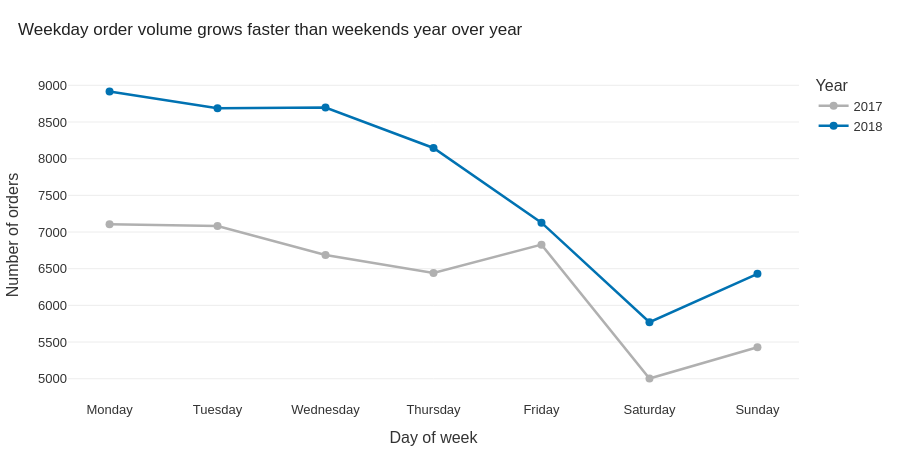

Source (notebook cell):
### Markdown cell above
### Q7 — What's the weekly rhythm of order placement, and has it shifted between 2017 and 2018?

### Code cell
dow_order = ['Monday','Tuesday','Wednesday','Thursday','Friday','Saturday','Sunday']
weekly = (items[items['purchase_year'].isin([2017,2018])]
          .groupby(['purchase_year','purchase_dow'])['order_id'].nunique().reset_index())
weekly['purchase_dow'] = pd.Categorical(weekly['purchase_dow'], categories=dow_order, ordered=True)
weekly = weekly.sort_values('purchase_dow')

fig = px.line(weekly, x='purchase_dow', y='order_id', color='purchase_year',
              color_discrete_sequence=[GREY, HIGHLIGHT], markers=True,
              labels={'purchase_dow': 'Day of week', 'order_id': 'Number of orders', 'purchase_year': 'Year'})
fig.update_traces(line=dict(width=2.5), marker=dict(size=8))
fig = style(fig, 'Weekday order volume grows faster than weekends year over year', height=460)
fig.show()

### Figure 1 — Plotly figure (JSON) as saved in the notebook; plotly's stock layout.template omitted (floating-point values rounded to 4 significant figures)
{"data": [{"hovertemplate": "Year=2017<br>Day of week=%{x}<br>Number of orders=%{y}<extra></extra>", "legendgroup": "2017", "line": {"color": "#B0B0B0", "dash": "solid", "width": 2.5}, "marker": {"size": 8, "symbol": "circle"}, "mode": "lines+markers", "name": "2017", "orientation": "v", "showlegend": true, "type": "scatter", "x": ["Monday", "Tuesday", "Wednesday", "Thursday", "Friday", "Saturday", "Sunday"], "xaxis": "x", "y": [7106, 7083, 6686, 6443, 6828, 5003, 5430], "yaxis": "y"}, {"hovertemplate": "Year=2018<br>Day of week=%{x}<br>Number of orders=%{y}<extra></extra>", "legendgroup": "2018", "line": {"color": "#0072B2", "dash": "solid", "width": 2.5}, "marker": {"size": 8, "symbol": "circle"}, "mode": "lines+markers", "name": "2018", "orientation": "v", "showlegend": true, "type": "scatter", "x": ["Monday", "Tuesday", "Wednesday", "Thursday", "Friday", "Saturday", "Sunday"], "xaxis": "x", "y": [8916, 8688, 8697, 8146, 7128, 5770, 6430], "yaxis": "y"}], "layout": {"font": {"color": "#333", "family": "Arial", "size": 13}, "height": 460, "legend": {"bgcolor": "rgba(0,0,0,0)", "title": {"text": "Year"}, "tracegroupgap": 0}, "margin": {"b": 60, "l": 60, "r": 40, "t": 70}, "paper_bgcolor": "white", "plot_bgcolor": "white", "title": {"font": {"color": "#222", "family": "Arial", "size": 17}, "text": "Weekday order volume grows faster than weekends year over year", "x": 0.02, "xanchor": "left"}, "width": 900, "xaxis": {"anchor": "y", "domain": [0, 1], "showgrid": false, "title": {"text": "Day of week"}, "zeroline": false}, "yaxis": {"anchor": "x", "domain": [0, 1], "gridcolor": "#EDEDED", "showgrid": true, "title": {"text": "Number of orders"}, "zeroline": false}}}
